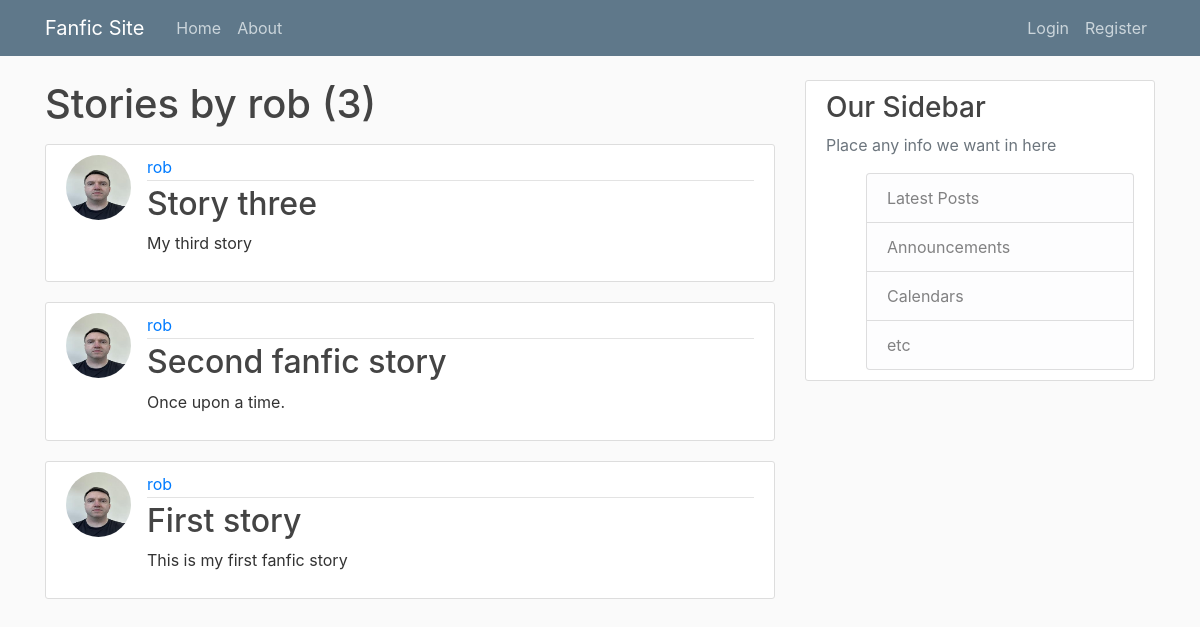
/user/rob, run on the app's committed database.
### stories/models.py (models this page shows, shortened)
class Story(models.Model):
    title = models.CharField(max_length=100)
    author = models.ForeignKey(User, on_delete=models.CASCADE, related_name='stories')
    summary = models.CharField(max_length=500)
    fandom = models.CharField(max_length=100)
    rating = models.CharField(max_length=30)
    co_author = models.CharField(max_length=40)
    status = models.CharField(max_length=30)
    content = models.TextField()
    date_published = models.DateTimeField(default=timezone.now)

### users/models.py (models this page shows, shortened)
class Profile(models.Model):
    user = models.OneToOneField(User, on_delete=models.CASCADE)
    image = models.ImageField(default='default.png', upload_to='profile_pics')

### stories/views.py (the view)
# urls.py: path('user/<str:username>', UserStoryListView.as_view(), name='user-stories'),
class UserStoryListView(ListView):
    model = Story
    template_name = 'stories/user_stories.html'
    context_object_name = 'stories'
    paginate_by = 4
    def get_queryset(self):
        user = get_object_or_404(User, username=self.kwargs.get('username'))
        return user.stories.order_by('-date_published')

### stories/templates/stories/user_stories.html (shortened to what this page needs)
{% extends "stories/base.html" %}
{% block content %}
    <h1 class='mb-3'>
    Stories by {{ view.kwargs.username }} ({{ page_obj.paginator.count }})
    </h1>
    {% for story in stories %}
    <article class="media content-section">
        <img
        class='rounded-circle article-img'
        src='{{ story.author.profile.image.url }}'
        alt='User profile image'>
        <div class="media-body">
        <div class="article-metadata">
            <a class="mr-2" href="{% url 'user-stories' story.author.username %}">
            {{ story.author }}
            </a>
        </div>
        <h2>
            <a class="article-title" href="{% url 'story-detail' story.id %}">
            {{ story.title }}
            </a>
        </h2>
        <p class="article-content">{{ story.content }}</p>
        </div>
    </article>
    {% endfor %}
{% endblock content %}

### stories/static/stories/main.css (style rules this page uses)
body { background: #fafafa; color: #333333; margin-top: 5rem; }
h1, h2, h3, h4, h5, h6 { color: #444444; }
.content-section { background: #ffffff; padding: 10px 20px; border: 1px solid #dddddd; border-radius: 3px; margin-bottom: 20px; }
.article-title { color: #444444; }
.article-content { white-space: pre-line; }
.article-img { height: 65px; width: 65px; margin-right: 16px; }
.article-metadata { padding-bottom: 1px; margin-bottom: 4px; border-bottom: 1px solid #e3e3e3 }

### data on the page
Story: author.profile.image (picture), author "rob", title "Story three", content "My third story"
Story: author.profile.image (picture), author "rob", title "Second fanfic story", content "Once upon a time."
Story: author.profile.image (picture), author "rob", title "First story", content "This is my first fanfic story"

### other printed values
{{ view.kwargs.username }} "rob"
{{ page_obj.paginator.count }} "3"
